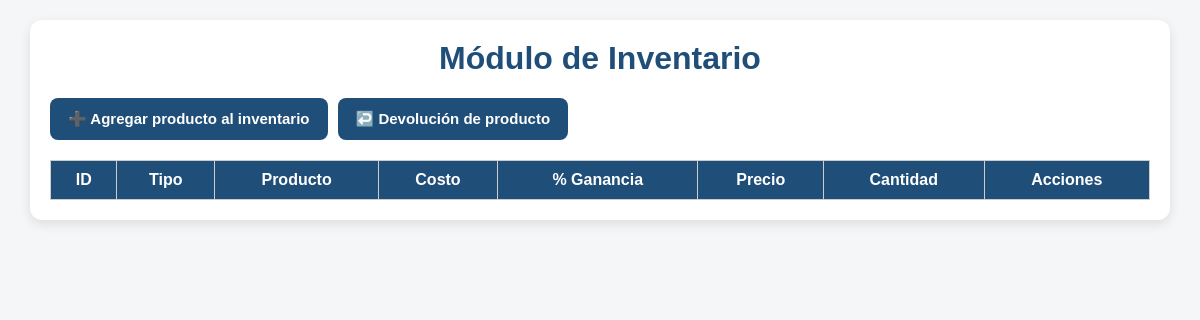
/inventario (signed in), run on an earlier commit of the app's database.
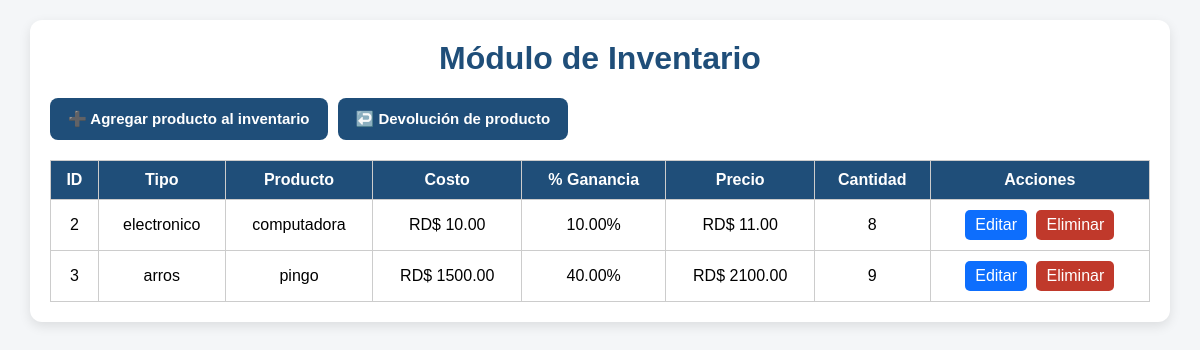
And on a later commit of the database.
### tables this page shows
CREATE TABLE productos (
    id INTEGER PRIMARY KEY AUTOINCREMENT,
    nombre TEXT,
    precio REAL,
    cantidad INTEGER
, tipo TEXT DEFAULT 'Sin tipo', costo REAL DEFAULT 0, ganancia REAL DEFAULT 0);

### app.py (the view, shortened to what this page needs)
@app.route("/inventario", methods=["GET", "POST"])
def inventario():
    if "usuario" not in session:
        return redirect(url_for("login"))
    if session.get("permiso_inventario") != 1 and session.get("rol") != "admin":
        return "No tienes permiso para acceder a Inventario"
    conexion = sqlite3.connect("pos.db")
    cursor = conexion.cursor()
    mensaje = ""
    cursor.execute("SELECT * FROM productos ORDER BY nombre ASC")
    productos = cursor.fetchall()
    conexion.close()
    return render_template("inventario.html", productos=productos, mensaje=mensaje)

### templates/inventario.html (shortened to what this page needs)
<!DOCTYPE html>
<html lang="es">
<head>
</head>
<body>
<div class="contenedor">
    <h1>Módulo de Inventario</h1>
    <div class="barra-superior">
        <button type="button" class="btn-principal" onclick="mostrarFormulario('agregar')">
            ➕ Agregar producto al inventario
        </button>
        <button type="button" class="btn-principal" onclick="mostrarFormulario('devolucion')">
            ↩️ Devolución de producto
        </button>
    </div>
    <table>
        <tr>
            <th>ID</th>
            <th>Tipo</th>
            <th>Producto</th>
            <th>Costo</th>
            <th>% Ganancia</th>
            <th>Precio</th>
            <th>Cantidad</th>
            <th>Acciones</th>
        </tr>
        {% for producto in productos %}
        <tr>
            <td>{{ producto[0] }}</td>
            <td>{{ producto[4] if producto|length > 4 else '' }}</td>
            <td>{{ producto[1] }}</td>
            <td>RD$ {{ "%.2f"|format(producto[5] if producto|length > 5 else 0) }}</td>
            <td>{{ "%.2f"|format(producto[6] if producto|length > 6 else 0) }}%</td>
            <td>RD$ {{ "%.2f"|format(producto[2]) }}</td>
            <td>{{ producto[3] }}</td>
            <td class="acciones">
                <a class="btn-editar" href="/editar_producto/{{ producto[0] }}">Editar</a>
                <a class="btn-eliminar"
                   href="/eliminar_producto/{{ producto[0] }}"
                   onclick="return confirm('¿Eliminar producto?')">
                   Eliminar
                </a>
            </td>
        </tr>
        {% endfor %}
    </table>
</div>
</body>
</html>

What changed in the data, as far as the page shows it:
added productos: id "2", tipo "electronico", nombre "computadora", costo "10.00", ganancia "10.00", precio "11.00", cantidad "8"
added productos: id "3", tipo "arros", nombre "pingo", costo "1500.00", ganancia "40.00", precio "2100.00", cantidad "9"
